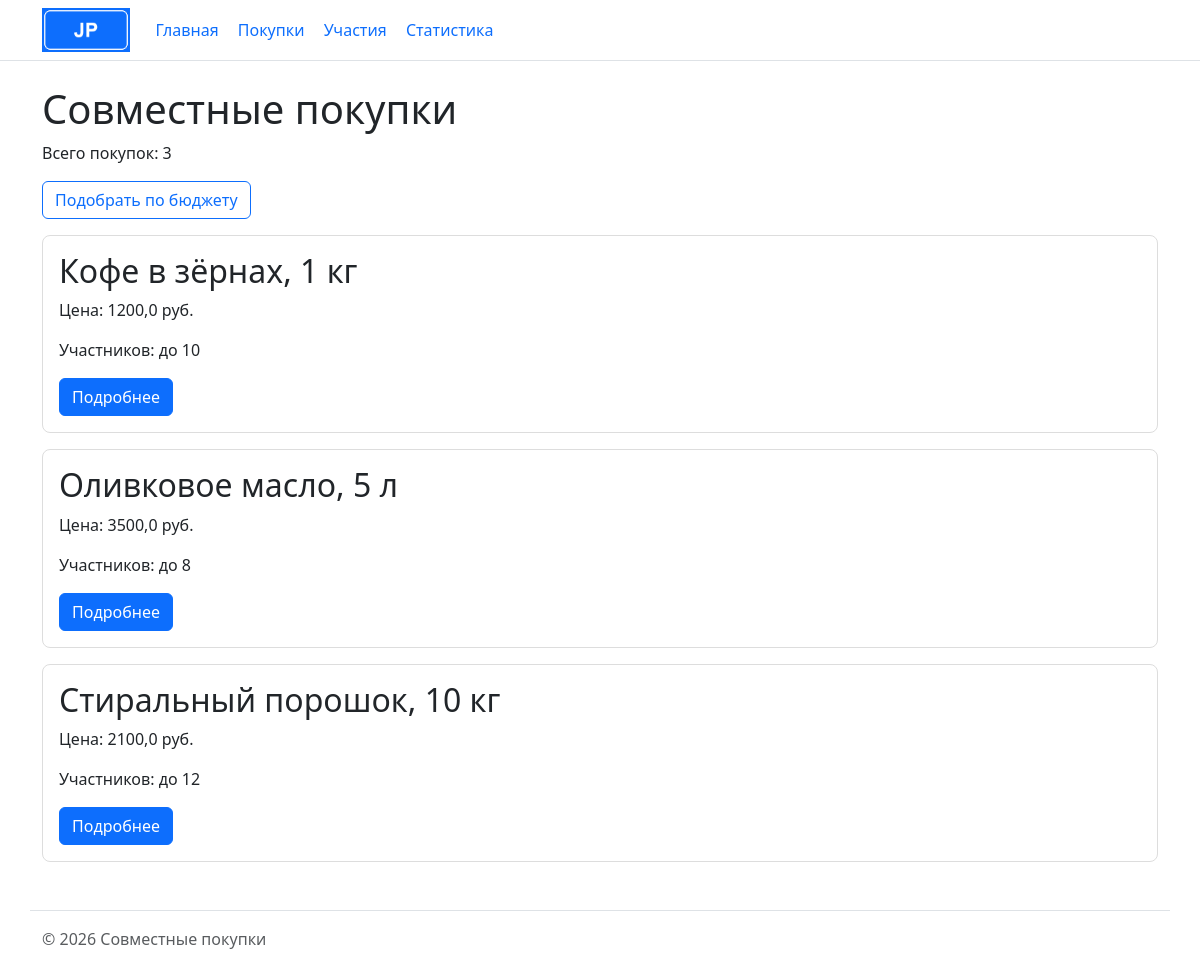
Page /purchases/ on the committed database.
### purchases/views.py (the view)
# urls.py: path("purchases/", include("purchases.urls")),
def purchases(request: HttpRequest) -> HttpResponse:
    conn = get_connection()
    conn.row_factory = sqlite3.Row
    purchase_list = conn.execute(
        """
        SELECT
            id,
            product,
            price,
            min_participants,
            max_participants
        FROM purchases
        ORDER BY product
        """,
    ).fetchall()
    conn.close()
    return render(
        request,
        "purchases/purchase_list.html",
        {"purchases": purchase_list},
    )

### db/database.py (called while the page is built)
def get_connection() -> sqlite3.Connection:
    conn = sqlite3.connect(DB_PATH)
    conn.execute("PRAGMA foreign_keys = ON")
    return conn

### purchases/templates/purchases/purchase_list.html (shortened to what this page needs)
{% extends "base.html" %}
{% block content %}
    <h1>Совместные покупки</h1>
    <p>Всего покупок: {{ purchases|length }}</p>
    <a href="{% url 'purchases:search' %}" class="btn btn-outline-primary mb-3">
        Подобрать по бюджету
    </a>
    <div class="purchase-list">
        {% for purchase in purchases %}
            {% include "purchases/includes/purchase_card.html" %}
        {% empty %}
            <p>Покупки не найдены.</p>
        {% endfor %}
    </div>
{% endblock %}

### purchases/templates/purchases/includes/purchase_card.html
<article class="card purchase-card mb-3">
    <div class="card-body">
        <h2 class="card-title">
            {{ purchase.product|default:"Без названия" }}
        </h2>
        <p class="card-text">
            Цена: {{ purchase.price }} руб.
        </p>
        <p class="card-text">
            Участников: до {{ purchase.max_participants }}
        </p>
        <a
            href="{% url 'purchases:detail' purchase.id %}"
            class="btn btn-primary"
        >
            Подробнее
        </a>
    </div>
</article>

### homepage/static/homepage/css/style.css (style rules this page uses)
body { min-height: 100vh; }
.purchase-card { border: 1px solid #ddd; border-radius: 8px; }

### rows in the picture
purchases: product "Кофе в зёрнах, 1 кг", price "1200,0", max_participants "10"
purchases: product "Оливковое масло, 5 л", price "3500,0", max_participants "8"
purchases: product "Стиральный порошок, 10 кг", price "2100,0", max_participants "12"

### other values in the picture
{{ purchases|length }} "3"
